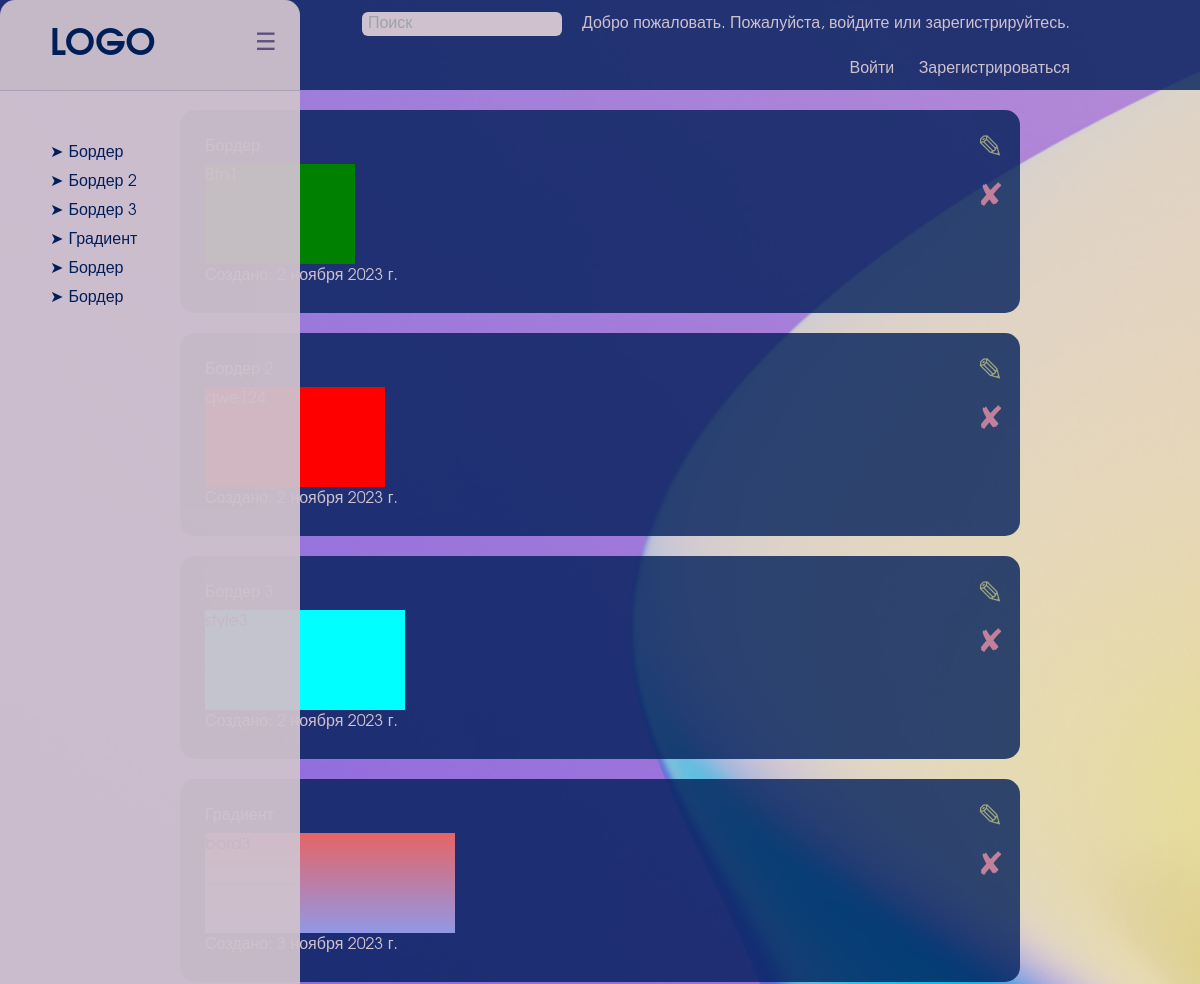
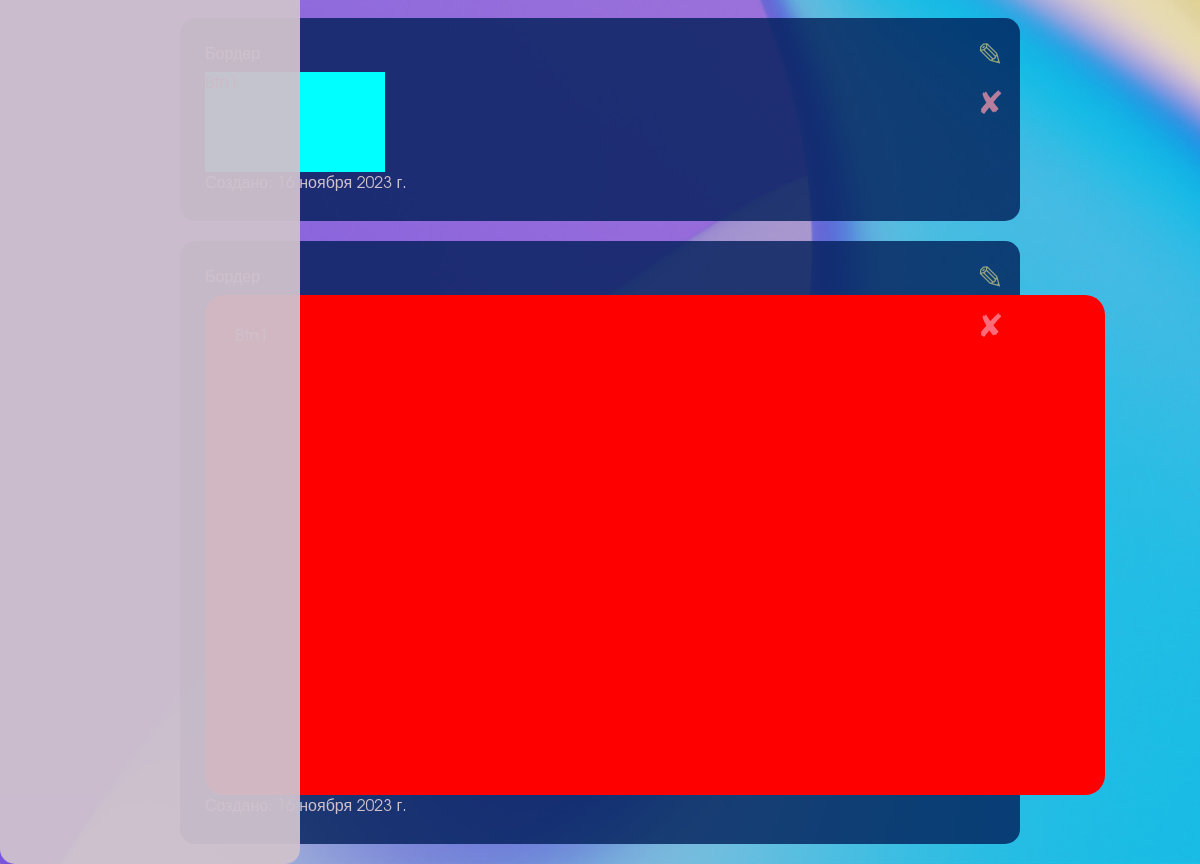
The page / on the database its author committed (2 pictures, top to bottom).
### main/models.py (models this page shows, shortened)
class StyleCard(models.Model):
    nameStyle = models.CharField('Название', max_length=50)
    codeHTML = models.TextField('HTML')
    codeCSS = models.TextField('CSS')
    codeJS = models.TextField('JS')
    dateCreation = models.DateField('Дата создания карточки')
    class Meta:
        verbose_name = 'Карточка стиля'  #единственное число названия класса для отображения на русском языке
        verbose_name_plural = 'Карточки стилей' #единственное число названия класса для отображения на русском языке

### main/views.py (the view)
# urls.py: path('', views.index, name='home'),
def index(request):
    style_card = StyleCard.objects.all()
    return render(request, 'main/index.html', {'styles': style_card})

### main/templates/main/index.html (shortened to what this page needs)
{% extends 'main/layout.html' %}
{% block content%}
{% for el in styles %}
<div class="items-area" id="item-area-{{ el.id }}">
    <div class="item" id="item-{{ el.id }}">
        <p class="name-style">{{ el.nameStyle }}</p>
        {{ el.codeHTML|safe }}
        <p class="date-creation">Создано: {{ el.dateCreation }}</p>
    </div>
    <div class="buttons">
        <button class="btn-item btn-edit" id="btn-edit-{{ el.id }}" title="Редактировать">&#9998;</button>
        <button class="btn-item btn-del" id="btn-del-{{ el.id }}" title="Удалить">&#10008;</button>
    </div>
</div>
{% endfor %}
{% endblock %}

### main/templates/main/layout.html (shortened to what this page needs)
<!doctype html>
{% load sass_tags %}
{% load static %}
<html lang="ru">
<head>
    <link rel="stylesheet" href="https://cdn.jsdelivr.net/npm/bootstrap@5.2.3/dist/css/bootstrap.min.css">
    <link rel="stylesheet" href="{% static 'main/css/main.css' %}">
    <link rel="stylesheet" href="{% static 'main/css/output.css' %}">
</head>
<body>
<div id="container">
    <div id="nav-bar">
        <input id="input-search" class="input-text" type="text" placeholder="Поиск">
        {% if user.is_authenticated %}
            <p class="welcome-text">Добро пожаловать, {{ user.username }}.</p>
            <div id="nav-bar-links">
                <a href="{% url 'logout' %}">Выйти</a>
            </div>
        {% else %}
            <p class="welcome-text">Добро пожаловать. Пожалуйста, войдите или зарегистрируйтесь.</p>
            <div id="nav-bar-links">
                <a href="{% url 'login' %}">Войти</a>
                <a href="{% url 'signup' %}">Зарегистрироваться</a>
            </div>
        {% endif %}
    </div>
    <aside>
        <div id="nav-logo" >
            <span id="logo">LOGO</span>
            <label  id="toggle-symbol" for="toggle">&#x2630;</label>
        </div>
<hr style="color: #5d4e7e;">
        <div id="navigation">
            <ul>
                {% for el in styles %}
                    <li class="nav-link">&#10148; <a href="#item-{{ el.id }}">{{ el.nameStyle }}</a></li>
                {% endfor %}
            </ul>
        </div>
    </aside>
    <main>
        {% block content %}
        {% endblock %}
    </main>
</div>
</body>
</html>

### main/static/main/css/main.css (style rules this page uses)
body { font-family: Avantgarde, TeX Gyre Adventor, URW Gothic L, sans-serif; background: rgb(0, 0, 60); margin: 0; padding: 0; font-family: Avantgarde, TeX Gyre Adventor, URW Gothic L, sans-serif; background-image: url("../img/background_img.jpg"); background-repeat: no-repeat; background-size: cover; background-attachment: fixed; }
#container { width: 100%; display: flex; flex-direction: column; align-items: center; }
main { margin: 90px 150px 0; width: 70%; }
#nav-bar { position: fixed; height: 90px; width: 100%; background-color: rgba(0, 31, 89, 0.8); padding: 0 130px; color: rgb(207, 193, 205); display: flex; align-items: center; justify-content: flex-end; flex-direction: row; flex-wrap: wrap; z-index: 90; }
#nav-bar-links a { padding-left: 20px; transition: color 0.3s ease; }
.welcome-text { padding-left: 20px; }
.input-text { padding: 5px; width: 100%; background-color: rgb(207, 193, 205); color: rgb(0, 0, 60); border-radius: 6px; margin: 3px 0; }
#input-search { padding: 0 6px; min-width: 150px; width: 200px; }
aside { width: 300px; height: 100%; background: rgba(207, 193, 205, 0.95); position: fixed; left: -225px; color: rgb(0, 31, 89); transition: left 0.5s ease; z-index: 100; border-radius: 15px; }
#nav-logo { width: 100%; height: 90px; display: flex; align-items: center; }
#logo { font-size: 36px; font-weight: bold; margin-left: 50px; }
#toggle-symbol { font-size: 24px; position: absolute; top: 23px; left: 245px; padding: 3px 10px 5px 10px; border-radius: 10px; color: rgb(93, 78, 126); transition: color 0.3s ease; transition: background 0.3s ease; }
#navigation { margin: 50px 50px; width: fit-content; }
#navigation a { padding-left: 5px; }
#navigation li { display: flex; margin: 5px 0; }
.items-area { display: flex; margin-top: 20px; background-color: rgba(0, 31, 89, 0.8); padding: 15px; border-radius: 15px; }
.items-area:last-child { margin-bottom: 20px; }
.item { position: relative; min-width: 400px; width: 100%; height: auto; color: rgb(207, 193, 205); padding: 10px; }
.buttons { display: flex; flex-direction: column; align-items: center; }
.name-style { padding-bottom: 5px; }
.btn-item { margin: 0 7px; width: 21px; font-size: 32px; opacity: 0.7; transition: opacity 0.3s ease; }
.btn-edit { color: #CECF87; }
.btn-del { color: #FF99AD; }

### rows shown on the page
StyleCard: nameStyle "Бордер", dateCreation "2 ноября 2023 г."
StyleCard: nameStyle "Бордер 2", dateCreation "2 ноября 2023 г."
StyleCard: nameStyle "Бордер 3", dateCreation "2 ноября 2023 г."
StyleCard: nameStyle "Градиент", dateCreation "3 ноября 2023 г."
StyleCard: nameStyle "Бордер", dateCreation "16 ноября 2023 г."
StyleCard: nameStyle "Бордер", dateCreation "16 ноября 2023 г."
